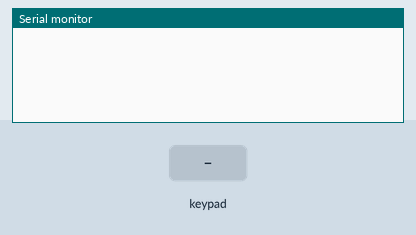
A sketch run on a simulated Arduino Uno, built with avr-gcc and run on an emulated ATmega328P. Parts: the last lines printed to the serial monitor. The inputs (shaded band) are chosen by the test bench.

Above: at 1.2 s.
1.3 s: key '1' pressed
At 1.9 s:
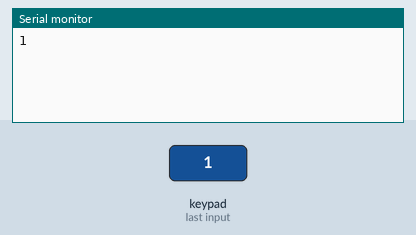
2.8 s: keypad keys 1 5 2 4 1 6 # pressed 0.4 s apart
At 6.3 s:
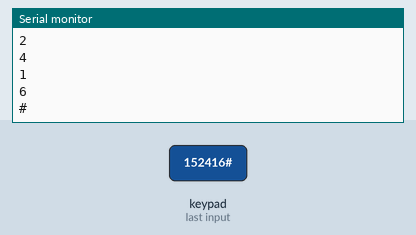
7.1 s: key '*' pressed
At 7.6 s:
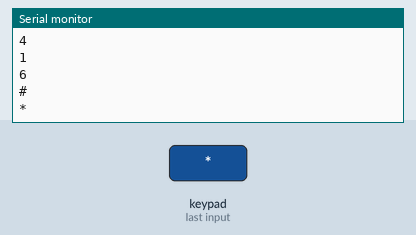
8.6 s: keypad keys 1 7 5 1 8 pressed 0.4 s apart
At 11.1 s:
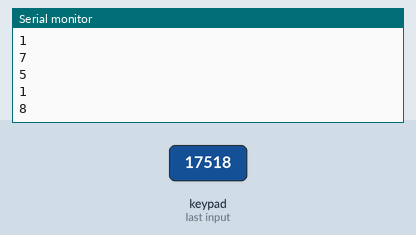
Timing chart, 0 to 12.6 s (numbered marks = the images above; inputs shaded):
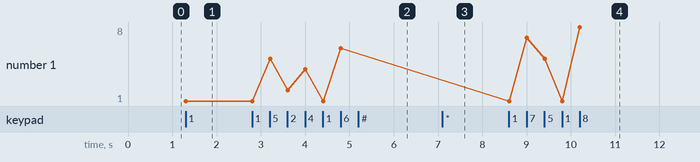

The sketch:

Keypad.ino
```cpp
#include <Keypad.h>

//pins not decided yet


const byte row = 4;
const byte col = 3;

char hexaKeys[row][col] = {// keypad buttons
  {'1','2','3'},
  {'4','5','6'},
  {'7','8','9'},
  {'*','0','#'}
};
byte rowPins[row] = {15,2,4,16};
byte colPins[col] = {17,5,18};

//initialize class NewKeypad
Keypad customKeypad = Keypad( makeKeymap(hexaKeys), rowPins, colPins, row, col);

void setup(){
  Serial.begin(115200);
}

void loop(){
  char customKey = customKeypad.getKey();

  if (customKey){
    Serial.println(customKey);
  }
}
```

Measured:
- after the input at 1.3 s, the serial monitor: prints a new line at once (image 1)
- after the input at 2.8 s, the serial monitor: prints a new line after 0.41 s (image 2)
- after the input at 7.1 s, the serial monitor: prints a new line at once (image 3)
- after the input at 8.6 s, the serial monitor: prints a new line at once (image 4)
- plotted number 1: 1 → 6 after the input at 2.8 s, 6 → 8 after the input at 8.6 s
